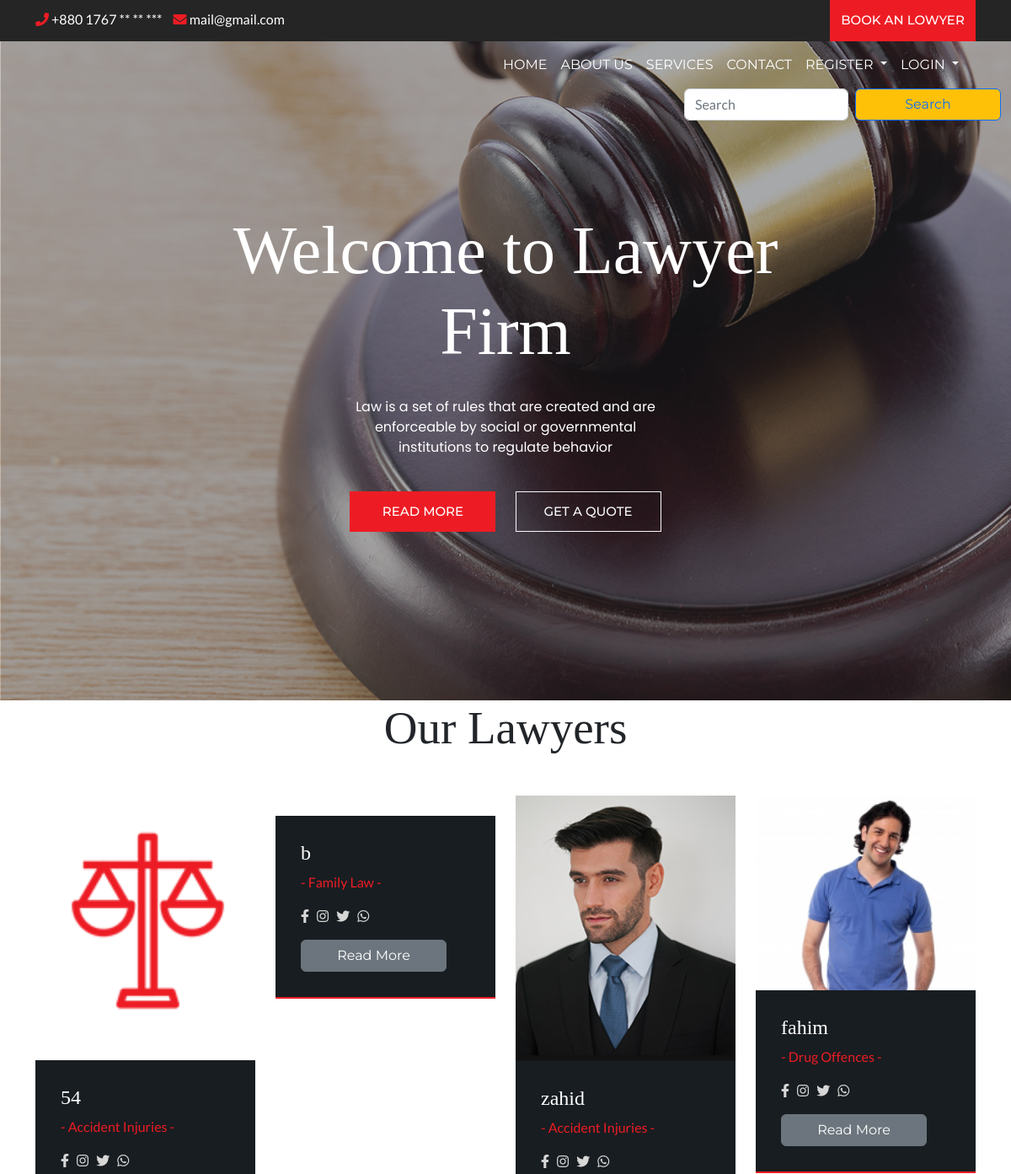
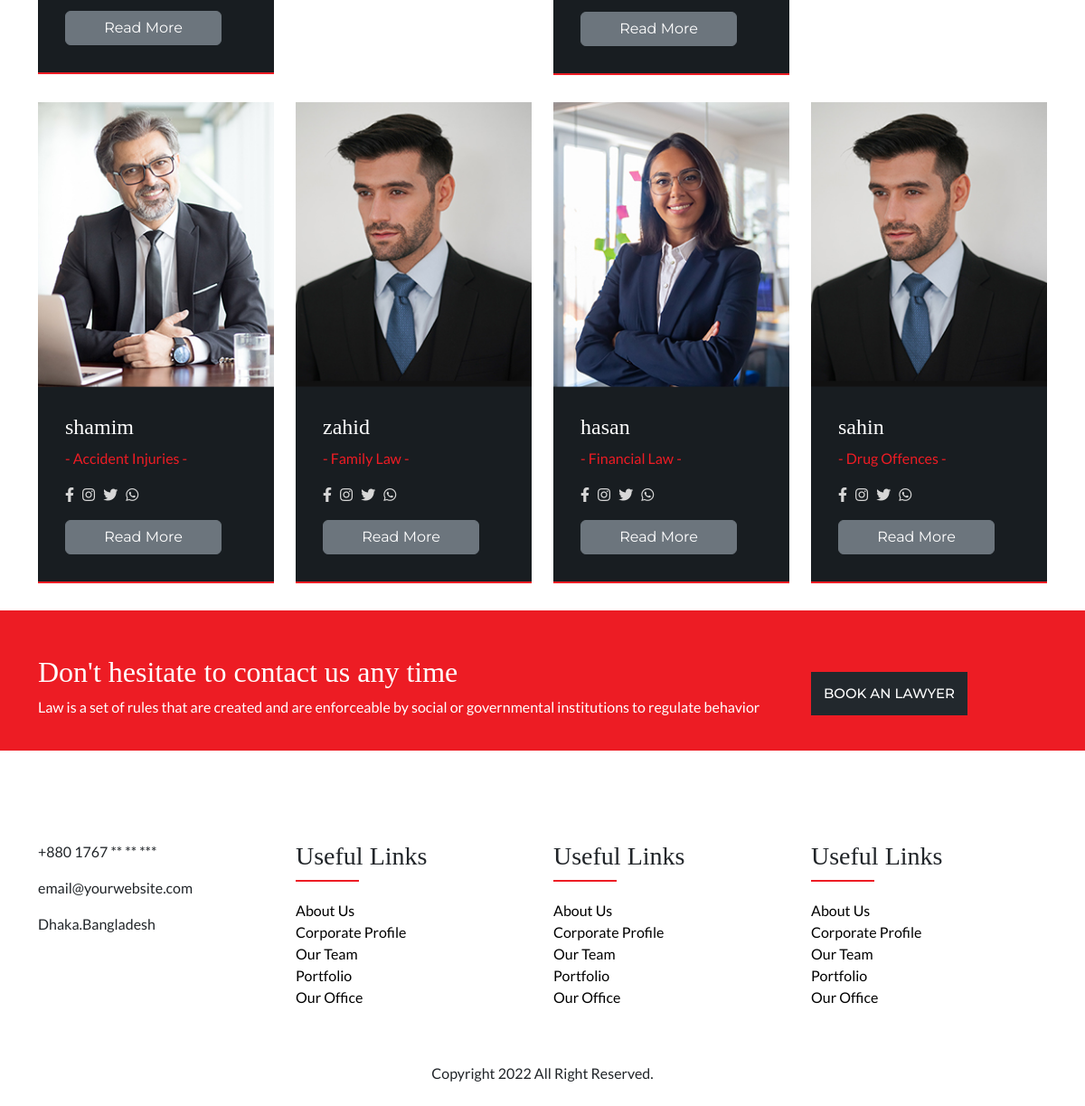
/lawyers.php, run on the app's committed database (2 pictures, top to bottom).
### tables this page shows
CREATE TABLE `lawyers` (
  `email` varchar(700) NOT NULL,
  `password` text NOT NULL,
  `name` text NOT NULL,
  `categoryid` int(11) NOT NULL,
  `rate` int(11) NOT NULL,
  `description` varchar(2000) NOT NULL,
  `phonenumber` text NOT NULL,
  `location` text NOT NULL,
  `picture` text NOT NULL,
  `joindate` datetime NOT NULL DEFAULT current_timestamp()
);

CREATE TABLE `lawyercategories` (
  `id` int(11) NOT NULL,
  `category` varchar(700) NOT NULL,
  `description` varchar(3000) NOT NULL,
  `image` varchar(400) NOT NULL
);

### lawyers.php (the view)
<?php include 'header.php' ?>
<section class="lawyers" id="lawyers">
    <div class="container">
        <div class="row">
            <div class="col-md-12 text-center">
                <div class="section-title-main">
                    <h2 class="section-title">Our Lawyers</h2>
                </div>
            </div>
            <?php
            $query = "";
            if (isset($_GET['search'])) {
                $search = $_GET['search'];
                $q = "select * from lawyercategories WHERE category LIKE '%" . $search . "%'";
                $result1 = $conn->query($q);
                $id ="-1";
                if ($result1->num_rows > 0) {
                    while ($row1 = $result1->fetch_assoc()) {
                        $id = $row1['id'];
                    }
                }
                $query = "select * from lawyers WHERE name LIKE '%" . $search . "%'
                or rate LIKE '%" . $search . "%'
                or description LIKE '%" . $search . "%'
                or phonenumber  LIKE '%" . $search . "%'
                or location LIKE '%" . $search . "%'
                or categoryid =" . $id . ";";
            } else {
                $query = "select * from lawyers";
            }
            $result = $conn->query($query);
            if ($result->num_rows > 0) {
                while ($row = $result->fetch_assoc()) {
                    $email = $row['email'];
                    $name = $row['name'];
                    $categoryid = $row['categoryid'];
                    $picture = $row['picture'];
                    $query1 = "select * from lawyercategories where id=" . $categoryid . ";";
                    $result1 = $conn->query($query1);
                    $category = "";
                    if ($result1->num_rows > 0) {
                        while ($row1 = $result1->fetch_assoc()) {
                            $category = $row1['category'];
                        }
                    }
            ?>
                    <div class="col-lg-3">
                        <div class="team-box">
                            <div class="team-media">
                                <img src="lawyer/images/<?php echo $picture ?>" alt="">
                            </div>
                            <div class="team-info">
                                <h3><?php echo $name ?></h3>
                                <p>- <?php echo $category ?> -</p>
                                <ul class="top-social">
                                <li><a href="#!" class="rounded-3"><i class="fab fa-facebook-f"></i></a></li>
                                <li><a href="#!" class="rounded-3"><i class="fab fa-instagram"></i></a></li>
                                <li><a href="#!" class="rounded-3"><i class="fab fa-twitter"></i></a></li>
                                <li><a href="#!" class="rounded-3"><i class="fab fa-whatsapp"></i></a></li>
                                </ul>
                                <a type="button" class="btn btn-secondary  btn-block mt-3" href="lawyerreadmore.php?email=<?php echo $email ?>#details">Read More</a>
                            </div>
                        </div>
                    </div>
            <?php
                }
            }
            ?>
        </div>
    </div>
</section>
<?php include 'footer.php' ?>

### header.php (shortened to what this page needs)
<!doctype html>
<html>
<head>
    <link href="https://cdn.jsdelivr.net/npm/bootstrap@5.2.0/dist/css/bootstrap.min.css" rel="stylesheet">
    <link rel="stylesheet" href="https://cdnjs.cloudflare.com/ajax/libs/font-awesome/4.7.0/css/font-awesome.css" />
    <link rel="stylesheet" href="https://cdnjs.cloudflare.com/ajax/libs/OwlCarousel2/2.3.4/assets/owl.carousel.css" />
    <link rel="stylesheet" href="https://cdnjs.cloudflare.com/ajax/libs/OwlCarousel2/2.3.4/assets/owl.theme.default.min.css" />
    <link rel="stylesheet" href="https://cdnjs.cloudflare.com/ajax/libs/font-awesome/5.13.1/css/all.min.css" />
    <link rel="stylesheet" href="https://cdn.jsdelivr.net/npm/ti-icons@0.1.2/css/themify-icons.css">
    <link rel="stylesheet" href="css/style.css" type="text/css">
</head>
<body>
    <div class="top-header">
        <div class="container">
            <div class="row">
                <div class="col-lg-6">
                    <div class="top-contact">
                        <ul>
                            <li><a href="tel:+62 800 9000 123"> <i class="fa fa-phone"></i> +880 1767 ** ** ***</a> </li>
                            <li><a href="mailto:mail@yoursite.com"> <i class="fa fa-envelope"></i> mail@gmail.com</a> </li>
                        </ul>
                    </div>
                </div>
                <div class="col-lg-6">
                    <div class="top-right-info">
                        <ul class="top-social">
                            <li><a href=""><i class="fa fa-facebook"></i></a> </li>
                            <li><a href=""><i class="fa fa-instagram"></i></a> </li>
                            <li><a href=""><i class="fa fa-twitter"></i></a> </li>
                            <li><a href=""><i class="fa fa-pinterest"></i></a> </li>
                        </ul>
                        <a href="lawyers.php?#lawyers" class="btn btn-primary">book an lowyer</a>
                    </div>
                </div>
            </div>
        </div>
    </div>
    <header>
        <div class="container">
            <nav class="navbar navbar-expand-lg navbar-light bg-light">
                <div class="container-fluid">
                    <div class="collapse navbar-collapse" id="navbarSupportedContent">
                        <ul class="navbar-nav ms-auto mb-2 mb-lg-0">
                            <li class="nav-item">
                                <a class="nav-link " href="index.php?">Home</a>
                            </li>
                            <li class="nav-item">
                                <a class="nav-link" href="index.php?#about-section-id">ABOUT US</a>
                            </li>
                            <li class="nav-item">
                                <a class="nav-link" href="index.php?#services-section-id">SERVICES</a>
                            </li>
                            <li class="nav-item">
                                <a class="nav-link" href="index.php?#contact-us-id">CONTACT</a>
                            </li>
                            <li class="nav-item dropdown">
                                <a class="nav-link dropdown-toggle" href="#" role="button" data-bs-toggle="dropdown" aria-expanded="false">
                                    Register
                                </a>
                            </li>
                            <li class="nav-item dropdown">
                                <a class="nav-link dropdown-toggle" href="#" role="button" data-bs-toggle="dropdown" aria-expanded="false">
                                    Login
                                </a>
                            </li>
                        </ul>
                    </div>
                </div>
            </nav>
        </div>
        <div class="container-fluid">
            <div class="row">
                <form class="d-flex col-md-4 offset-md-8  " role="search" action="lawyers.php?#lawyers" method="get">
                    <input class="form-control me-2 " type="search" placeholder="Search" aria-label="Search" name="search" required>
                    <button class="btn btn-outline-primary bg-warning" type="submit">Search</button>
                </form>
            </div>
        </div>
    </header>
    <section class="banner-section" style="background: url(images/banner-bg.jpg) no-repeat">
        <div class="container">
            <div class="row">
                <div class="col-md-12">
                    <div class="banner-text">
                        <h1>Welcome to Lawyer Firm</h1>
                        <p>Law is a set of rules that are created and are enforceable by social or governmental institutions to regulate behavior</p>
                        <div class="btn-main">
                            <a href="index.php?#team-section-id" class="btn btn-primary">Read More</a>
                            <a href="index.php?#quote-section-id" class="btn btn-outline-light">GET A QUOTE</a>
                        </div>
                    </div>
                </div>
            </div>
        </div>
    </section>

### footer.php (shortened to what this page needs)
	<section class="cta-section">
		<div class="container">
			<div class="row align-items-center">
				<div class="col-lg-9">
					<div class="cta-text">
						<h2>Don't hesitate to contact us any time</h2>
						<p>Law is a set of rules that are created and are enforceable by social or governmental institutions to regulate behavior</p>
					</div>
				</div>
				<div class="col-lg-3">
					<div class="cta-btn">
						<a href="lawyers.php?#lawyers" class="btn btn-primary">book an Lawyer</a>
					</div>
				</div>
			</div>
		</div>
	</section>
	<footer>
		<div class="container" id="contact-us-id">
			<div class="row">
				<div class="col-lg-3">
					<div class="footer-col footer-about">
						<p class="phone-text">+880 1767 ** ** ***</p>
						<p>email@yourwebsite.com</p>
						<p>Dhaka.Bangladesh</p>
						<ul class="top-social">
							<li><a href=""><i class="fa fa-facebook"></i></a> </li>
							<li><a href=""><i class="fa fa-instagram"></i></a> </li>
							<li><a href=""><i class="fa fa-twitter"></i></a> </li>
							<li><a href=""><i class="fa fa-whatsapp"></i></a> </li>
						</ul>
					</div>
				</div>
				<div class="col-lg-3">
					<div class="footer-col footer-menu">
						<h3>Useful Links</h3>
						<ul>
							<li> <a href="">About Us</a> </li>
							<li> <a href="">Corporate Profile</a> </li>
							<li> <a href="">Our Team</a> </li>
							<li> <a href="">Portfolio</a> </li>
							<li> <a href="">Our Office</a> </li>
						</ul>
					</div>
				</div>
				<div class="col-lg-3">
					<div class="footer-col footer-menu">
						<h3>Useful Links</h3>
						<ul>
							<li> <a href="">About Us</a> </li>
							<li> <a href="">Corporate Profile</a> </li>
							<li> <a href="">Our Team</a> </li>
							<li> <a href="">Portfolio</a> </li>
							<li> <a href="">Our Office</a> </li>
						</ul>
					</div>
				</div>
				<div class="col-lg-3">
					<div class="footer-col footer-menu">
						<h3>Useful Links</h3>
						<ul>
							<li> <a href="">About Us</a> </li>
							<li> <a href="">Corporate Profile</a> </li>
							<li> <a href="">Our Team</a> </li>
							<li> <a href="">Portfolio</a> </li>
							<li> <a href="">Our Office</a> </li>
						</ul>
					</div>
				</div>
				<div class="col-md-12">
					<div class="copy-text text-center">
						<p>Copyright 2022 All Right Reserved.</p>
					</div>
				</div>
			</div>
		</div>
	</footer>
</body>
</html>

### css/style.css (style rules this page uses)
body { font-family: 'Lato', sans-serif; margin: 0px; padding: 0px; }
img { max-width: 100%; }
h1, h2, h3, h4, h5, h6 { font-family: 'Playfair Display', serif; }
.btn { font-family: 'Montserrat', sans-serif; }
.top-header { background: #252525; }
.top-contact ul { margin: 0px; padding: 0px; }
.top-contact ul li { display: inline-block; }
.top-contact ul li a { color: #FFF; text-decoration: none; margin-right: 10px; font-family: 'Lato', sans-serif; font-weight: normal; }
.top-contact ul li a i { color: #ed1c24; }
ul.top-social { margin: 0px 30px 0px 0px; padding: 0; }
ul.top-social li { display: inline-block; }
ul.top-social li a { color: #ed1c24; margin-right: 6px; }
.top-right-info { display: flex; align-items: center; justify-content: end; }
.top-contact { margin-top: 11px; }
.btn-primary { text-transform: uppercase; font-size: 15px; border-radius: 0; font-weight: 500; background: #ed1c24; border-color: #ed1c24; padding: 12px 10px; }
header { position: absolute; width: 100%; }
header nav.navbar.navbar-expand-lg.navbar-light.bg-light { background: transparent !important; }
.navbar-light .navbar-nav .nav-link { color: #FFF; text-transform: uppercase; font-family: 'Montserrat', sans-serif; }
section.banner-section { padding: 200px 200px; text-align: center; }
section.banner-section h1 { color: #FFF; font-size: 80px; max-width: 776px; margin: 0px auto; }
section.banner-section p { font-family: 'Poppins', sans-serif; color: #FFF; max-width: 400px; margin: 30px auto 40px; }
.btn-outline-light { font-size: 15px; font-weight: 500; text-transform: uppercase; padding: 12px 10px; border-radius: 0; }
.btn { min-width: 173px; }
.banner-text .btn { margin: 0px 10px; }
.section-title-main { margin-bottom: 47px; }
h2.section-title { font-size: 55px; }
.team-box { margin-bottom: 30px; }
.team-media img { width: 100%; }
.team-info { background: #181d21; padding: 30px; border-bottom: 2px solid #ed1c24; }
.team-info h3 { font-size: 24px; color: #FFF; }
.team-info p { color: #ed1c24; }
.team-box ul.top-social li a { color: #d7d7d7; }
.team-box ul.top-social { margin: 0; }
section.cta-section { background: #ed1c24; padding: 49px 0px 20px; color: #FFF; }
section.cta-section .btn-primary { background: #22282d !important; border-color: #22282d !important; }
footer { padding: 100px 0px 70px; }
.footer-col { margin-bottom: 30px; }
.footer-menu ul { margin: 0px; padding: 0px; }
.footer-menu ul li { display: block; }
.footer-menu ul li a { color: #000; text-decoration: none; }
.footer-col h3 { position: relative; margin-bottom: 31px; }
.footer-col h3:before { content: ""; position: absolute; width: 70px; height: 2px; background: #ed1c24; bottom: -11px; }
.copy-text { margin-top: 30px; }

### data on the page
lawyers: picture (picture), name "54", lawyercategories.category "Accident Injuries"
lawyers: name "b", lawyercategories.category "Family Law"
lawyers: picture (picture), name "zahid", lawyercategories.category "Accident Injuries"
lawyers: picture (picture), name "fahim", lawyercategories.category "Drug Offences"
lawyers: picture (picture), name "shamim", lawyercategories.category "Accident Injuries"
lawyers: picture (picture), name "zahid", lawyercategories.category "Family Law"
lawyers: picture (picture), name "hasan", lawyercategories.category "Financial Law"
lawyers: picture (picture), name "sahin", lawyercategories.category "Drug Offences"
